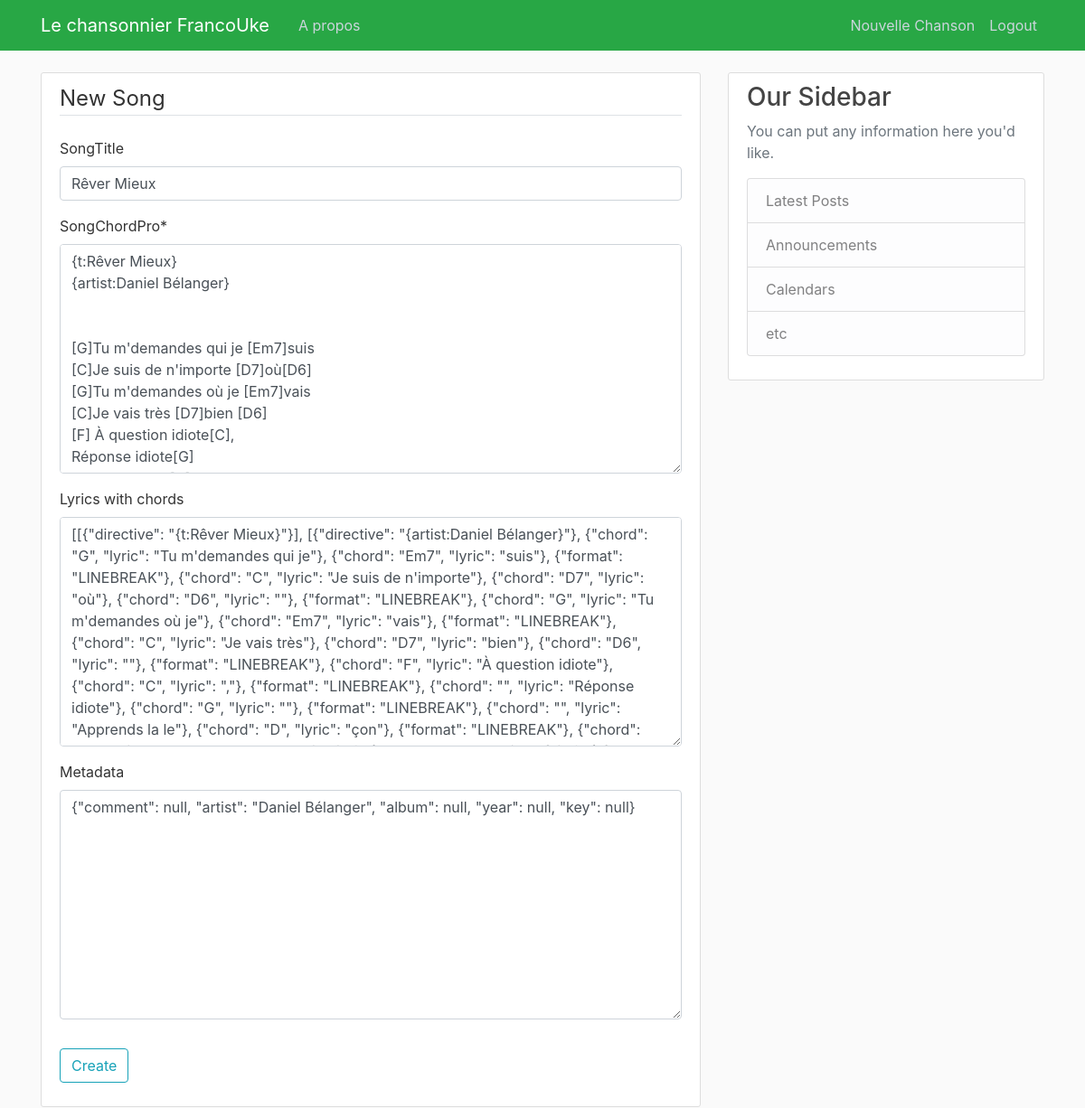
Before: /song/226/update/ (signed in) with the older database file.
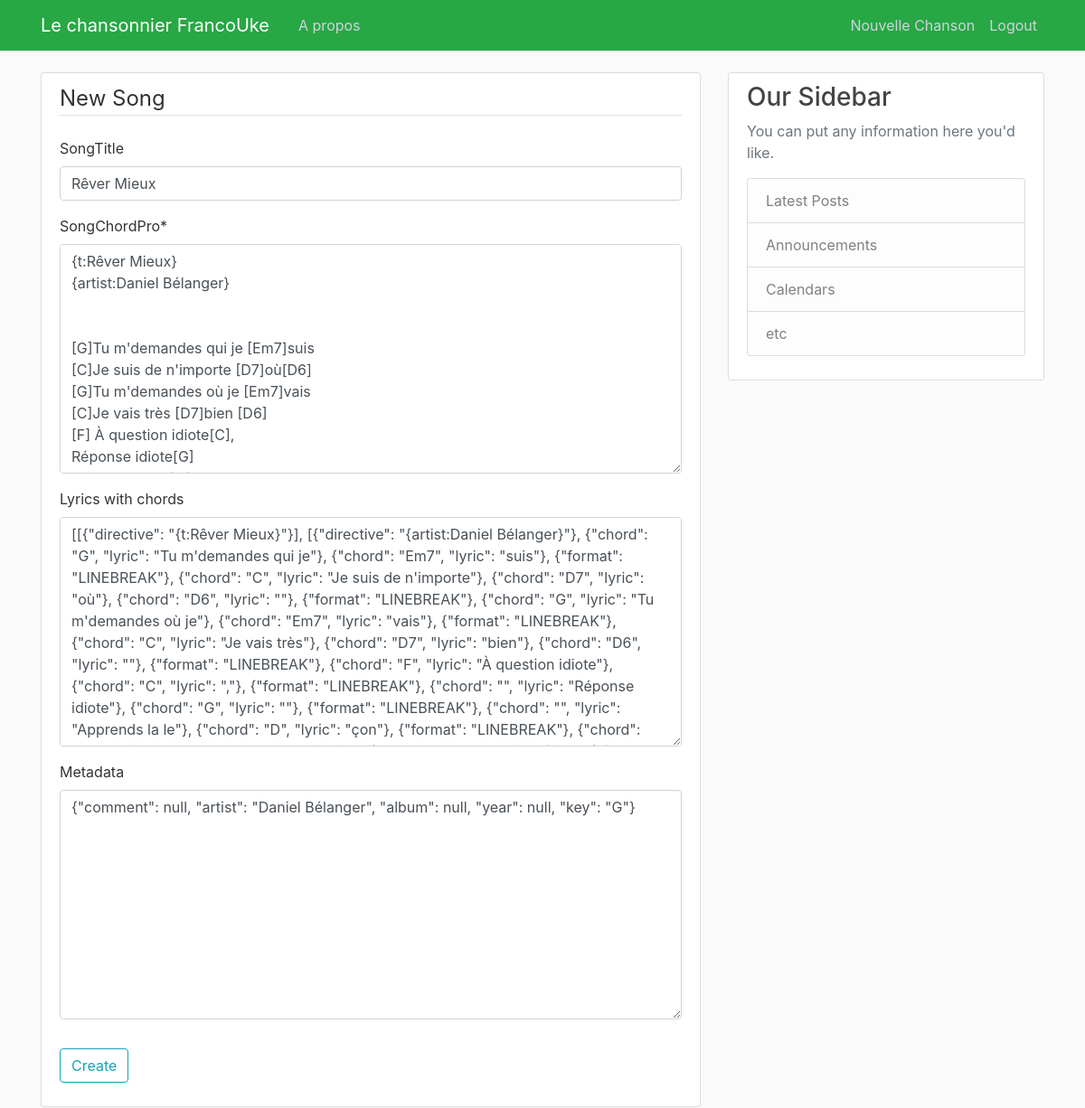
After: the same page with the newer database file.
### songbook/models.py (models this page shows, shortened)
class Song(models.Model):
    songTitle = models.CharField(max_length=100, blank=True, null=True)
    songChordPro = models.TextField()  # Original
    lyrics_with_chords = models.JSONField(null=True, blank=True)
    metadata = models.JSONField(blank=True, null=True)  # Stores metadata as JSON
    date_posted = models.DateField(default=timezone.now)
    contributor = models.ForeignKey(User, on_delete=models.CASCADE)

### songbook/views.py (the view, shortened to what this page needs)
# urls.py: path('song/<int:pk>/update/', SongUpdateView.as_view(), name='song-update'),
class SongUpdateView (LoginRequiredMixin, UpdateView):
    model = Song
    fields = ['songTitle', 'songChordPro','lyrics_with_chords','metadata']

### songbook/templates/songbook/song_form.html (shortened to what this page needs)
{% extends "songbook/base_sb.html" %}
{% load crispy_forms_tags %}
{% block content %}
    <div class="content-section">
        <form method="POST">
            <fieldset class="form-group">
                <legend class="border-bottom mb-4">New Song</legend>
                {{ form|crispy }}
            </fieldset>
            <div class="form-group">
                <button class="btn btn-outline-info" type="submit">Create</button>
            </div>
        </form>
    </div>
{% endblock content %}

Changed rows visible on the page:
changed Song "Rêver Mieux": metadata "{\"comment\": null, \"artist\": \"Daniel Bélanger\", \"album\": null, \"year\": null, \"key\": null}" → "{\"comment\": null, \"artist\": \"Daniel Bélanger\", \"album\": null, \"year\": null, \"key\": \"G\"}"
